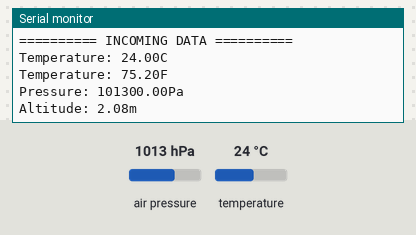
Simulated run of this sketch. Board: Arduino Uno, built with avr-gcc and run on an emulated ATmega328P. Parts: the last lines printed to the serial monitor. The inputs (shaded band) are chosen by the test bench; at power-on: air pressure 1013 hPa, temperature 24 °C.

Above: at 2.2 s.
2.3 s: air pressure set to 952 hPa
5.3 s: temperature set to 41 °C
At 6.8 s:
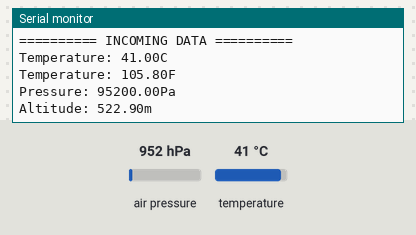
16.2 s: air pressure set to 975 hPa
At 17.6 s:
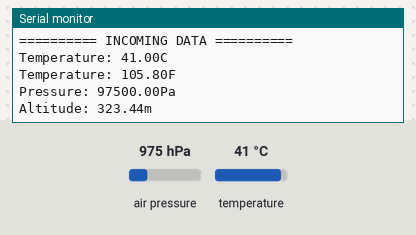
19.2 s: temperature set to 12 °C
At 22.4 s:
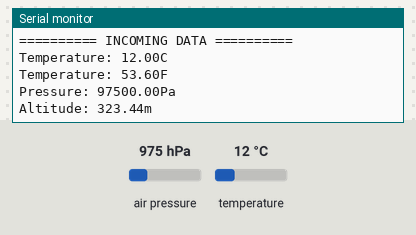
Timing chart, 0 to 23.2 s (numbered marks = the images above; inputs shaded):
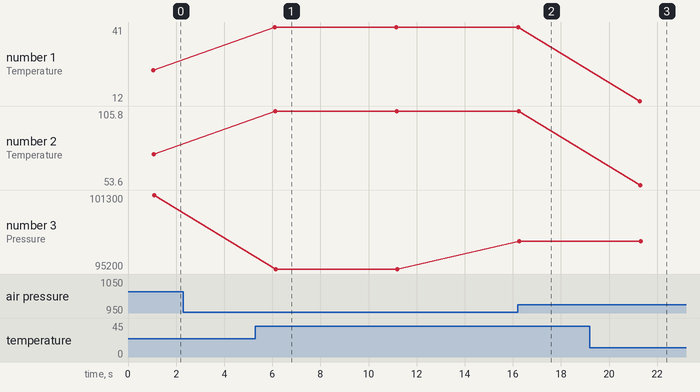

The sketch:

BarometerSensor.ino
```cpp
// (licence header left out)
// included libraries
#include "Arduino_SensorKit.h"

// define connection objects

// global variables

void setup() {
  // put your setup code here, to run once:
  Serial.begin(9600);
  Pressure.begin();

  delay(1000);  // wait for initialization setup to complete
}

void loop() {
  // put your main code here, to run repeatedly:
  Serial.println("\n========== INCOMING DATA ==========");
  // temperatures
  float tempC = Pressure.readTemperature();
  Serial.print("Temperature: ");
  Serial.print(tempC);
  Serial.println("C");

  // Converting the temperature to fehrenheit using the formula fahrenheit = (celsius * 1.8) + 32
  float tempF = (tempC * 1.8) + 32;
  Serial.print("Temperature: ");
  Serial.print(tempF);
  Serial.println("F");

  // atmospheric pressure
  Serial.print("Pressure: ");
  Serial.print(Pressure.readPressure());
  Serial.println("Pa");

  // altitude
  Serial.print("Altitude: ");
  Serial.print(Pressure.readAltitude());
  Serial.println("m");

  delay(5000);

  // end of file
}
```

Measured:
- after the input at 5.3 s, the serial monitor: prints a new line after 0.80 s (image 1)
- after the input at 16.2 s, the serial monitor: prints a new line after 0.06 s (image 2)
- after the input at 19.2 s, the serial monitor: prints a new line after 2.1 s (image 3)
- plotted number 1: 24 → 41 after the input at 5.3 s, 41 → 12 after the input at 19.2 s
- plotted number 2: 75.2 → 105.8 after the input at 5.3 s, 105.8 → 53.6 after the input at 19.2 s
- plotted number 3: 95200 → 97500 after the input at 16.2 s
